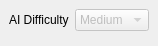
<ui version="4.0" >
 <class>prefs_ai</class>
 <widget class="QWidget" name="prefs_ai" >
  <property name="geometry" >
   <rect>
    <x>0</x>
    <y>0</y>
    <width>156</width>
    <height>46</height>
   </rect>
  </property>
  <property name="windowTitle" >
   <string>AI Settings</string>
  </property>
  <layout class="QGridLayout" >
   <property name="margin" >
    <number>9</number>
   </property>
   <property name="spacing" >
    <number>6</number>
   </property>
   <item row="1" column="0" colspan="2" >
    <spacer>
     <property name="orientation" >
      <enum>Qt::Vertical</enum>
     </property>
     <property name="sizeHint" >
      <size>
       <width>20</width>
       <height>40</height>
      </size>
     </property>
    </spacer>
   </item>
   <item row="0" column="1" >
    <widget class="KComboBox" name="kcfg_Difficulty" >
     <property name="enabled" >
      <bool>false</bool>
     </property>
     <item>
      <property name="text" >
       <string>Medium</string>
      </property>
     </item>
     <item>
      <property name="text" >
       <string>Hard</string>
      </property>
     </item>
    </widget>
   </item>
   <item row="0" column="0" >
    <widget class="QLabel" name="label_difficulty" >
     <property name="enabled" >
      <bool>true</bool>
     </property>
     <property name="toolTip" >
      <string comment="How challenging the AI should be" />
     </property>
     <property name="whatsThis" >
      <string>&lt;html>&lt;head>&lt;meta name="qrichtext" content="1" />&lt;style type="text/css">
p, li { white-space: pre-wrap; }
&lt;/style>&lt;/head>&lt;body style=" font-family:'Sans Serif'; font-size:9pt; font-weight:400; font-style:normal; text-decoration:none;">
&lt;p style=" margin-top:0px; margin-bottom:0px; margin-left:0px; margin-right:0px; -qt-block-indent:0; text-indent:0px;">How difficult it will be to beat the computer&lt;/p>&lt;/body>&lt;/html></string>
     </property>
     <property name="text" >
      <string>AI Difficulty</string>
     </property>
     <property name="buddy" >
      <cstring>kcfg_Difficulty</cstring>
     </property>
    </widget>
   </item>
  </layout>
 </widget>
 <customwidgets>
  <customwidget>
   <class>KComboBox</class>
   <extends>QComboBox</extends>
   <header>kcombobox.h</header>
  </customwidget>
 </customwidgets>
 <resources/>
 <connections/>
</ui>
